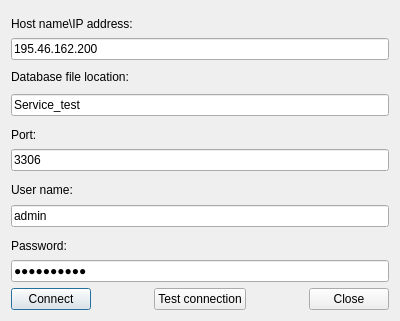
<?xml version="1.0" encoding="UTF-8"?>
<ui version="4.0">
 <class>ConnectDialog</class>
 <widget class="QDialog" name="ConnectDialog">
  <property name="windowModality">
   <enum>Qt::WindowModal</enum>
  </property>
  <property name="geometry">
   <rect>
    <x>0</x>
    <y>0</y>
    <width>400</width>
    <height>321</height>
   </rect>
  </property>
  <property name="minimumSize">
   <size>
    <width>400</width>
    <height>321</height>
   </size>
  </property>
  <property name="maximumSize">
   <size>
    <width>400</width>
    <height>321</height>
   </size>
  </property>
  <property name="windowTitle">
   <string>Connection settings</string>
  </property>
  <layout class="QGridLayout" name="gridLayout">
   <item row="0" column="0">
    <layout class="QVBoxLayout" name="verticalLayout">
     <property name="spacing">
      <number>2</number>
     </property>
     <item>
      <widget class="QLabel" name="labelHost">
       <property name="text">
        <string>Host name\IP address:</string>
       </property>
       <property name="buddy">
        <cstring>lineEditHost</cstring>
       </property>
      </widget>
     </item>
     <item>
      <widget class="QLineEdit" name="lineEditHost">
       <property name="toolTip">
        <string>195.46.162.200</string>
       </property>
       <property name="text">
        <string>195.46.162.200</string>
       </property>
      </widget>
     </item>
    </layout>
   </item>
   <item row="1" column="0">
    <layout class="QVBoxLayout" name="verticalLayout_5">
     <item>
      <widget class="QLabel" name="labelDBName">
       <property name="text">
        <string>Database file location:</string>
       </property>
       <property name="buddy">
        <cstring>lineEditDBName</cstring>
       </property>
      </widget>
     </item>
     <item>
      <widget class="QLineEdit" name="lineEditDBName">
       <property name="text">
        <string>Service_test</string>
       </property>
      </widget>
     </item>
    </layout>
   </item>
   <item row="2" column="0">
    <layout class="QVBoxLayout" name="verticalLayout_2">
     <property name="spacing">
      <number>2</number>
     </property>
     <item>
      <widget class="QLabel" name="labelPort">
       <property name="text">
        <string>Port:</string>
       </property>
       <property name="buddy">
        <cstring>lineEditPort</cstring>
       </property>
      </widget>
     </item>
     <item>
      <widget class="QLineEdit" name="lineEditPort">
       <property name="text">
        <string>3306</string>
       </property>
      </widget>
     </item>
    </layout>
   </item>
   <item row="3" column="0">
    <layout class="QVBoxLayout" name="verticalLayout_3">
     <property name="spacing">
      <number>2</number>
     </property>
     <item>
      <widget class="QLabel" name="labelUserName">
       <property name="text">
        <string>User name:</string>
       </property>
       <property name="buddy">
        <cstring>lineEditName</cstring>
       </property>
      </widget>
     </item>
     <item>
      <widget class="QLineEdit" name="lineEditName">
       <property name="text">
        <string>admin</string>
       </property>
      </widget>
     </item>
    </layout>
   </item>
   <item row="4" column="0">
    <layout class="QVBoxLayout" name="verticalLayout_4">
     <property name="spacing">
      <number>2</number>
     </property>
     <item>
      <widget class="QLabel" name="labelPassword">
       <property name="text">
        <string>Password:</string>
       </property>
       <property name="buddy">
        <cstring>lineEditPassword</cstring>
       </property>
      </widget>
     </item>
     <item>
      <widget class="QLineEdit" name="lineEditPassword">
       <property name="text">
        <string>dctvgbpltw</string>
       </property>
       <property name="echoMode">
        <enum>QLineEdit::Password</enum>
       </property>
      </widget>
     </item>
    </layout>
   </item>
   <item row="5" column="0">
    <layout class="QHBoxLayout" name="horizontalLayout">
     <property name="spacing">
      <number>2</number>
     </property>
     <item>
      <widget class="QPushButton" name="pushButtonConnect">
       <property name="text">
        <string>Connect</string>
       </property>
       <property name="default">
        <bool>true</bool>
       </property>
      </widget>
     </item>
     <item>
      <spacer name="horizontalSpacer">
       <property name="orientation">
        <enum>Qt::Horizontal</enum>
       </property>
       <property name="sizeHint" stdset="0">
        <size>
         <width>40</width>
         <height>20</height>
        </size>
       </property>
      </spacer>
     </item>
     <item>
      <widget class="QPushButton" name="pushButtonTestConnection">
       <property name="text">
        <string>Test connection</string>
       </property>
      </widget>
     </item>
     <item>
      <spacer name="horizontalSpacer_2">
       <property name="orientation">
        <enum>Qt::Horizontal</enum>
       </property>
       <property name="sizeHint" stdset="0">
        <size>
         <width>40</width>
         <height>20</height>
        </size>
       </property>
      </spacer>
     </item>
     <item>
      <widget class="QPushButton" name="pushButtonClose">
       <property name="text">
        <string>Close</string>
       </property>
      </widget>
     </item>
    </layout>
   </item>
  </layout>
 </widget>
 <tabstops>
  <tabstop>lineEditHost</tabstop>
  <tabstop>lineEditDBName</tabstop>
  <tabstop>lineEditPort</tabstop>
  <tabstop>lineEditName</tabstop>
  <tabstop>lineEditPassword</tabstop>
  <tabstop>pushButtonConnect</tabstop>
  <tabstop>pushButtonTestConnection</tabstop>
  <tabstop>pushButtonClose</tabstop>
 </tabstops>
 <resources/>
 <connections/>
</ui>
